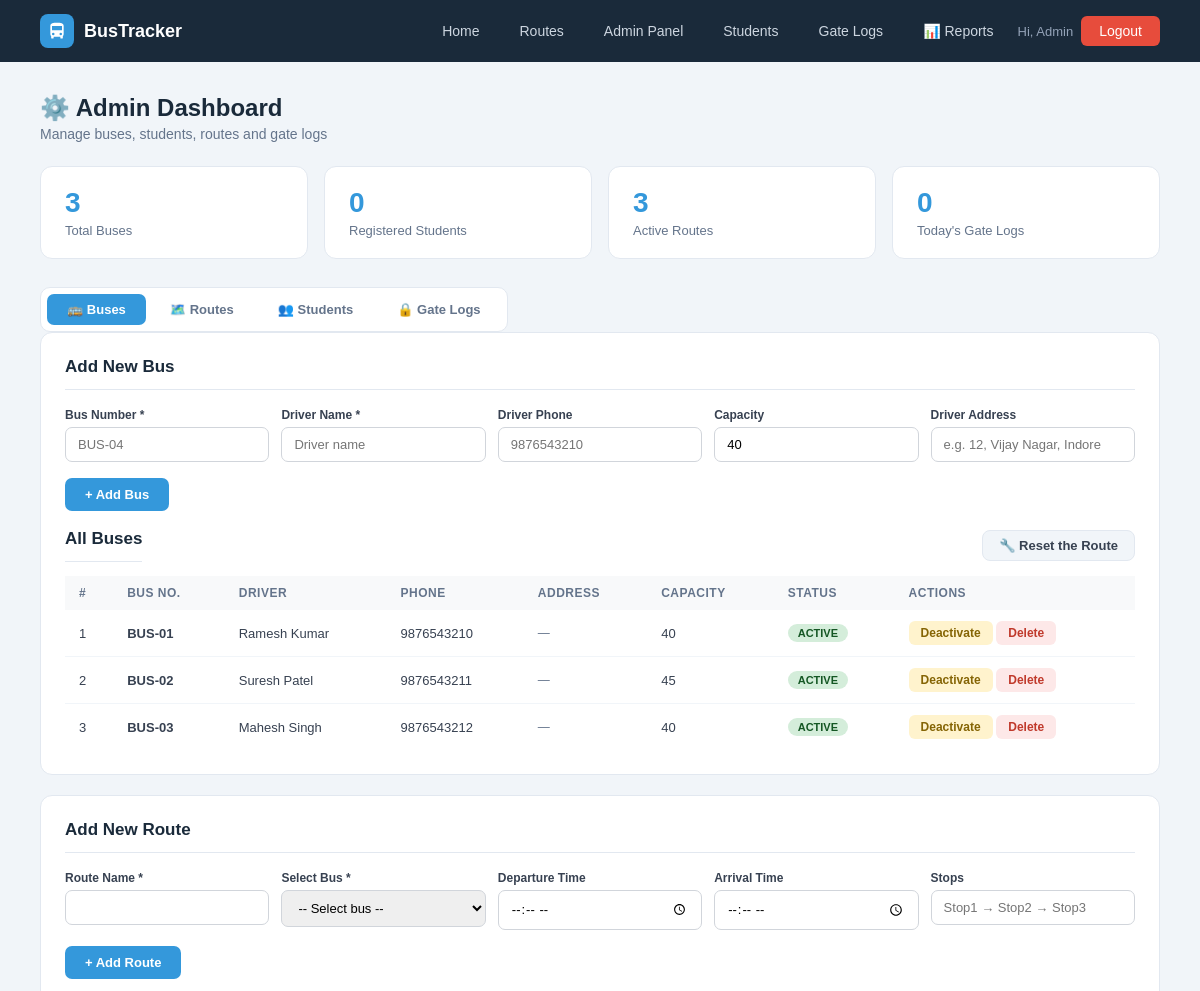
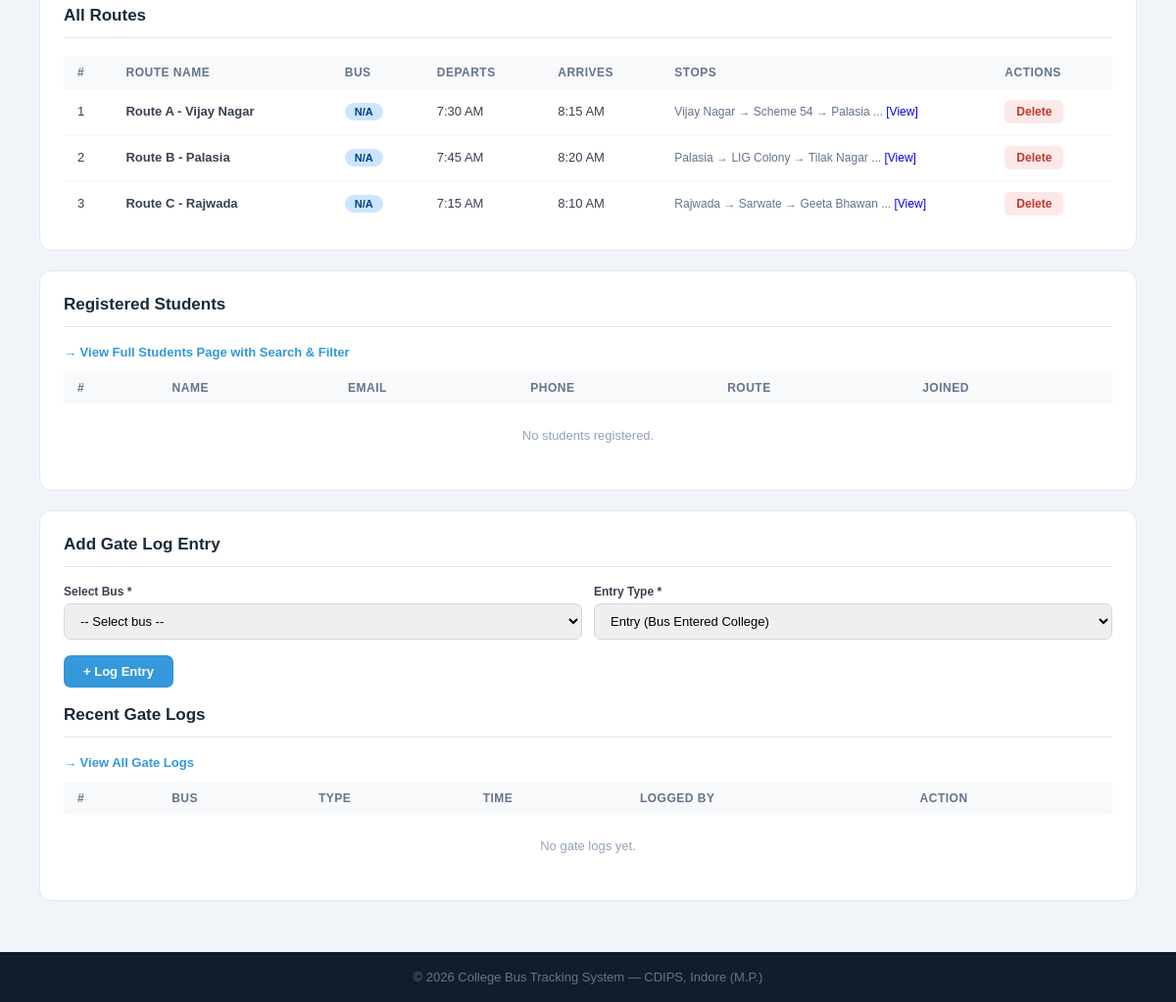
Page /admin (signed in) on the earlier database version (2 pictures, top to bottom).
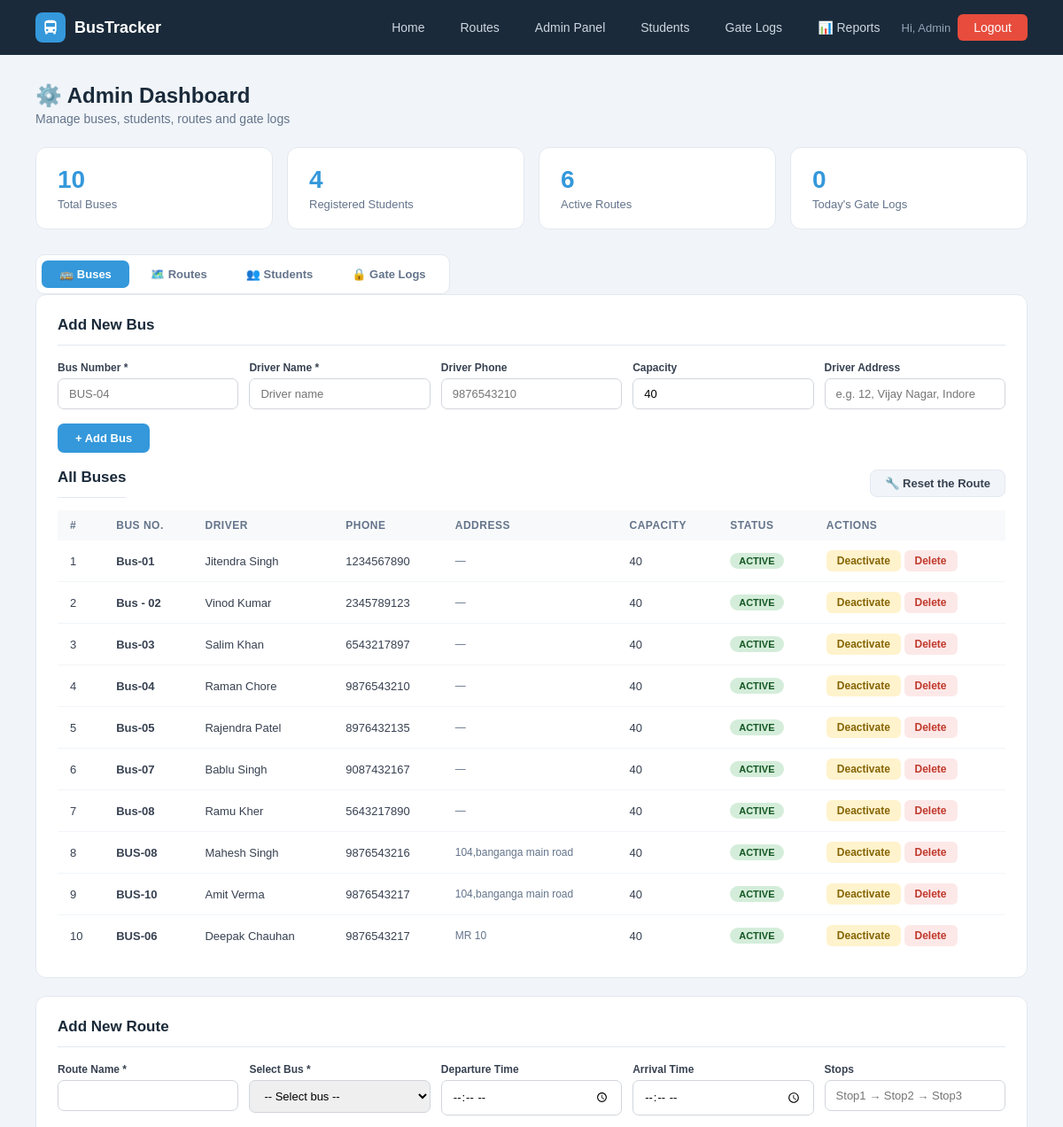
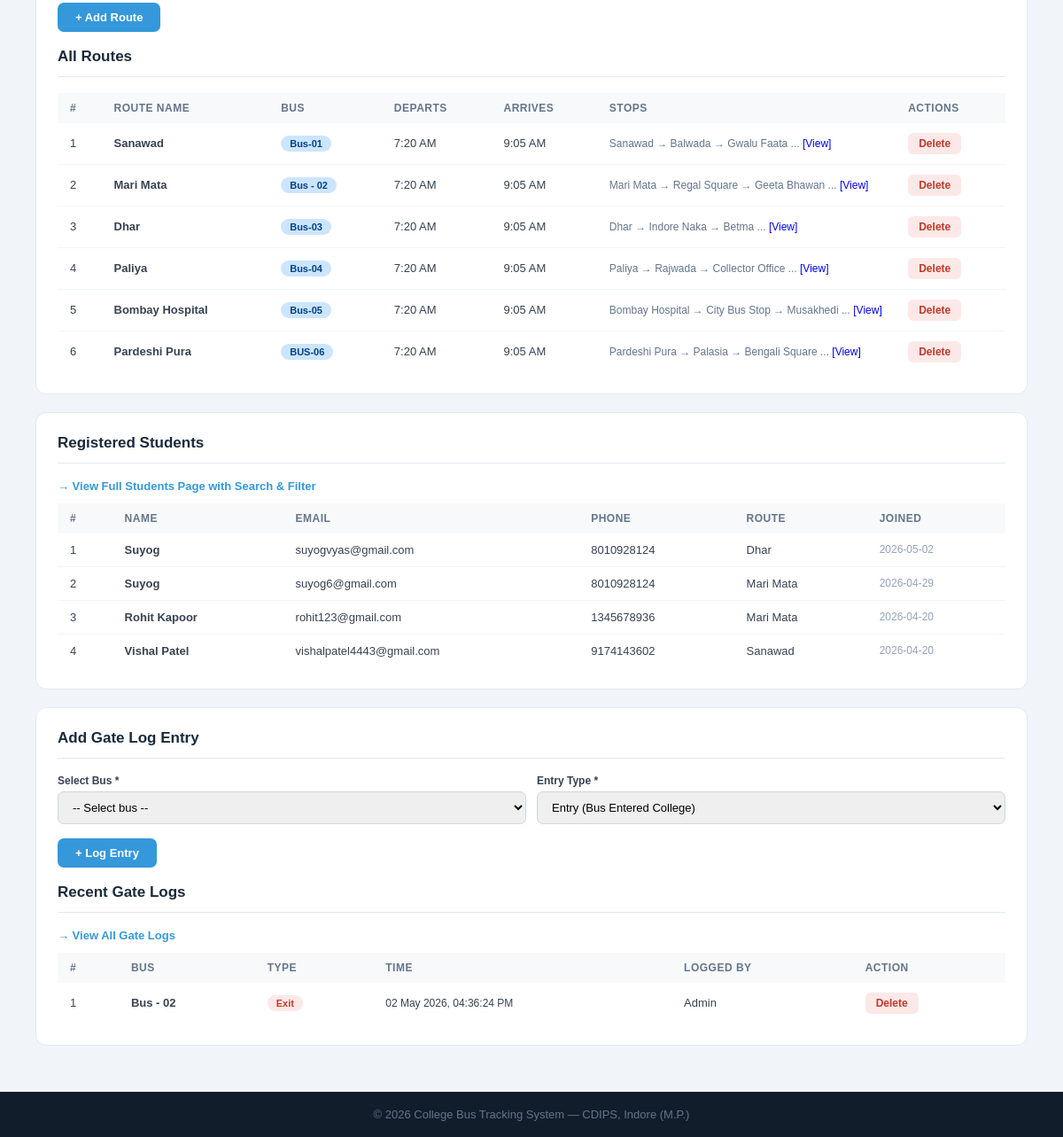
Same page on the later database version (2 pictures, top to bottom).
### tables this page shows
CREATE TABLE buses (
        id INTEGER PRIMARY KEY AUTOINCREMENT,
        bus_number TEXT UNIQUE NOT NULL, driver_name TEXT NOT NULL,
        driver_phone TEXT, capacity INTEGER DEFAULT 40,
        status TEXT DEFAULT 'active',
        current_lat REAL DEFAULT 22.7196, current_lng REAL DEFAULT 75.8577, driver_address TEXT);

CREATE TABLE routes (
        id INTEGER PRIMARY KEY AUTOINCREMENT,
        route_name TEXT NOT NULL, bus_id INTEGER,
        start_point TEXT, end_point TEXT,
        departure_time TEXT, arrival_time TEXT, stops TEXT, original_bus_id INTEGER,
        FOREIGN KEY(bus_id) REFERENCES buses(id));

CREATE TABLE gate_logs (
        id INTEGER PRIMARY KEY AUTOINCREMENT,
        bus_id INTEGER, bus_number TEXT, entry_type TEXT,
        log_time TIMESTAMP DEFAULT CURRENT_TIMESTAMP,
        noted_by TEXT DEFAULT 'System',
        FOREIGN KEY(bus_id) REFERENCES buses(id));

CREATE TABLE users (
        id INTEGER PRIMARY KEY AUTOINCREMENT,
        name TEXT NOT NULL, email TEXT UNIQUE NOT NULL,
        password TEXT NOT NULL, role TEXT DEFAULT 'student',
        phone TEXT, route_id INTEGER,
        created_at TIMESTAMP DEFAULT CURRENT_TIMESTAMP);

### app.py (the view)
@app.route('/admin')
@admin_required
def admin_dashboard():
    db = get_db()
    buses    = db.execute("SELECT * FROM buses").fetchall()
    students = db.execute('''SELECT u.*,r.route_name FROM users u
                             LEFT JOIN routes r ON u.route_id=r.id
                             WHERE u.role='student' ORDER BY u.created_at DESC''').fetchall()
    routes   = db.execute("SELECT r.*,b.bus_number FROM routes r LEFT JOIN buses b ON r.bus_id=b.id").fetchall()
    logs     = db.execute("SELECT * FROM gate_logs ORDER BY log_time DESC LIMIT 15").fetchall()
    stats = dict(
        total_buses=db.execute("SELECT COUNT(*) FROM buses").fetchone()[0],
        total_students=db.execute("SELECT COUNT(*) FROM users WHERE role='student'").fetchone()[0],
        total_routes=db.execute("SELECT COUNT(*) FROM routes").fetchone()[0],
        today_logs=db.execute("SELECT COUNT(*) FROM gate_logs WHERE DATE(log_time)=DATE('now')").fetchone()[0])
    db.close(); return render_template('admin.html', buses=buses, students=students, routes=routes, logs=logs, stats=stats)

### app.py (called while the page is built, shortened)
def get_db():
    conn = sqlite3.connect(DB)
    conn.row_factory = sqlite3.Row
    return conn

def admin_required(f):
    @wraps(f)
    def dec(*a, **kw):
        if 'admin' not in session:
            flash('Admin access required.', 'error')
            return redirect(url_for('admin_login'))
        return f(*a, **kw)
    return dec

@app.context_processor
def inject_notifications():
    return dict(notifications=[], unread_count=0)

### templates/admin.html (shortened to what the changed rows need)
{% extends "base.html" %}
{% block content %}
<div class="page">
    <div class="page-header">
        <div style="display:flex;gap:12px;align-items:flex-start;flex-wrap:wrap;justify-content:space-between;">
            <div>
                <h1>⚙️ Admin Dashboard</h1>
            </div>
        </div>
    </div>
    <div class="stat-cards">
        <div class="stat-card"><div class="num">{{ stats.total_buses }}</div><div class="lbl">Total Buses</div></div>
        <div class="stat-card"><div class="num">{{ stats.total_students }}</div><div class="lbl">Registered Students</div></div>
        <div class="stat-card"><div class="num">{{ stats.total_routes }}</div><div class="lbl">Active Routes</div></div>
    </div>
    <div class="tab-wrap">
        <div class="tab-contents">
            <div class="panel" id="content-buses">
                <h2>Add New Bus</h2>
                <br>
                <div style="display:flex;align-items:center;justify-content:space-between;margin-bottom:14px;">
                    <h2 style="margin:0;">All Buses</h2>
                </div>
                <table>
                    <thead><tr><th>#</th><th>Bus No.</th><th>Driver</th><th>Phone</th><th>Address</th><th>Capacity</th><th>Status</th><th>Actions</th></tr></thead>
                    <tbody>
                    {% for b in buses %}
                    <tr>
                        <td>{{ loop.index }}</td>
                        <td><b>{{ b.bus_number }}</b></td>
                        <td>{{ b.driver_name }}</td>
                        <td>{{ b.driver_phone or '—' }}</td>
                        <td style="font-size:12px;color:#64748b;max-width:160px;">{{ b.driver_address or '—' }}</td>
                        <td>{{ b.capacity }}</td>
                        <td><span class="badge {{ 'badge-green' if b.status=='active' else 'badge-red' }}">{{ b.status.upper() }}</span></td>
                        <td>
                            {% if b.status == 'active' %}
                            <a href="{{ url_for('bus_status', bid=b.id, status='inactive') }}" class="btn-sm btn-warning">Deactivate</a>
                            {% else %}
                            <a href="{{ url_for('bus_status', bid=b.id, status='active') }}" class="btn-sm btn-success">Activate</a>
                            {% endif %}
                            <a href="{{ url_for('delete_bus', bid=b.id) }}" class="btn-sm btn-danger">Delete</a>
                        </td>
                    </tr>
                    {% else %}
                    <tr><td colspan="7" style="text-align:center;color:#94a3b8;padding:24px">No buses found.</td></tr>
                    {% endfor %}
                    </tbody>
                </table>
            </div>
           <div class="panel" id="content-routes">
             <h2>Add New Route</h2>
            <br>
             <h2>All Routes</h2>
             <table>
                <thead>
                    <tr>
                        <th>#</th>
                        <th>Route Name</th>
                        <th>Bus</th>
                        <th>Departs</th>
                        <th>Arrives</th>
                        <th>Stops</th>
                        <th>Actions</th>
                    </tr>
                </thead>
                <tbody>
                    {% for r in routes %}
                    <tr>
                        <td>{{ loop.index }}</td>
                        <td><b>{{ r.route_name }}</b></td>
                        <td><span class="badge badge-blue">{{ r.bus_number or 'N/A' }}</span></td>
                        <td>
                            {% if r.departure_time %}
                                {{ (r.departure_time[:2]|int % 12 or 12) }}:{{ r.departure_time[3:] }}
                                {{ 'AM' if r.departure_time[:2]|int < 12 else 'PM' }}
                            {% else %}
                                 —
                            {% endif %}
                        </td>
                        <td>
                            {% if r.arrival_time %}
                                {{ (r.arrival_time[:2]|int % 12 or 12) }}:{{ r.arrival_time[3:] }}
                                {{ 'AM' if r.arrival_time[:2]|int < 12 else 'PM' }}
                            {% else %}
                               —
                            {% endif %}
                        </td>
                        <td style="max-width:240px;font-size:12px;color:#64748b">
                        {% if r.stops %}
                        {% set stop_list = r.stops.replace(',','→').split('→') %}
                        {{ stop_list[0].strip() }}
                        {% if stop_list|length > 1 %} → {{ stop_list[1].strip() }}{% endif %}
                        {% if stop_list|length > 2 %} → {{ stop_list[2].strip() }}{% endif %}
                        {% if stop_list|length > 3 %}
                            ...
                            <a href="#" onclick="alert(`{{ r.stops }}`)">[View]</a>
                        {% endif %}
                {% else %}
                    —
                {% endif %}
            </td>
            <td>
                <a href="{{ url_for('delete_route', rid=r.id) }}"
                   onclick="return confirm('Are you sure you want to delete this route?')"
                   class="btn-sm btn-danger">
                   Delete
                </a>
            </td>
        </tr>
        {% else %}
        <tr>
            <td colspan="7" style="text-align:center;color:#94a3b8;padding:24px">
                No routes found.
            </td>
        </tr>
        {% endfor %}
        </tbody>
    </table>
</div>
            <div class="panel" id="content-students">
                <h2>Registered Students</h2>
                <table>
                    <thead><tr><th>#</th><th>Name</th><th>Email</th><th>Phone</th><th>Route</th><th>Joined</th></tr></thead>
                    <tbody>
                    {% for s in students[:10] %}
                    <tr>
                        <td>{{ loop.index }}</td>
                        <td><b>{{ s.name }}</b></td>
                        <td>{{ s.email }}</td>
                        <td>{{ s.phone or '—' }}</td>
                        <td>{{ s.route_name or '—' }}</td>
                        <td style="font-size:12px;color:#94a3b8">{{ s.created_at[:10] if s.created_at else '—' }}</td>
                    </tr>
                    {% else %}
                    <tr><td colspan="6" style="text-align:center;color:#94a3b8;padding:24px">No students registered.</td></tr>
                    {% endfor %}
                    </tbody>
                </table>
            </div>
            <div class="panel" id="content-logs">
                <h2>Add Gate Log Entry</h2>
                <br>
                <h2>Recent Gate Logs</h2>
                <table>
                    <thead><tr><th>#</th><th>Bus</th><th>Type</th><th>Time</th><th>Logged By</th><th>Action</th></tr></thead>
                    <tbody>
                    {% for l in logs %}
                    <tr>
                        <td>{{ loop.index }}</td>
                        <td><b>{{ l.bus_number }}</b></td>
                        <td><span class="badge {{ 'badge-in' if l.entry_type=='Entry' else 'badge-out' }}">{{ l.entry_type }}</span></td>
                        <td style="font-size:12px">{{ l.log_time }}</td>
                        <td>{{ l.noted_by }}</td>
                        <td>
                            <a href="{{ url_for('delete_gate_log', lid=l.id) }}"
                               onclick="return confirm('Delete this gate log entry?')"
                               class="btn-sm btn-danger">Delete</a>
                        </td>
                    </tr>
                    {% else %}
                    <tr><td colspan="6" style="text-align:center;color:#94a3b8;padding:24px">No gate logs yet.</td></tr>
                    {% endfor %}
                    </tbody>
                </table>
            </div>
        </div>
    </div>
</div>
{% endblock %}

### templates/base.html (shortened to what this page needs)
<!DOCTYPE html>
<html lang="en">
<head>
    <link rel="stylesheet" href="{{ url_for('static', filename='css/style.css') }}">
</head>
<body>
<nav>
    <div class="nav-logo">
        <div class="nav-logo-icon">
            <svg viewBox="0 0 24 24"><path d="M4 16c0 .88.39 1.67 1 2.22V20a1 1 0 001 1h1a1 1 0 001-1v-1h8v1a1 1 0 001 1h1a1 1 0 001-1v-1.78c.61-.55 1-1.34 1-2.22V6c0-3.5-3.58-4-8-4S4 2.5 4 6v10zm3.5 1a1.5 1.5 0 110-3 1.5 1.5 0 010 3zm9 0a1.5 1.5 0 110-3 1.5 1.5 0 010 3zM6 6h12v5H6V6z"/></svg>
        </div>
        <span>BusTracker</span>
    </div>
    <div class="nav-links">
        <a href="{{ url_for('home') }}">Home</a>
        <a href="{{ url_for('routes_page') }}">Routes</a>
        {% if 'admin' in session or 'student' in session %}
            {% if 'admin' in session %}
                <a href="{{ url_for('admin_dashboard') }}">Admin Panel</a>
                <a href="{{ url_for('students_list') }}">Students</a>
                <a href="{{ url_for('gate_logs_page') }}">Gate Logs</a>
                <a href="{{ url_for('admin_reports') }}">📊 Reports</a>
            {% endif %}
            <span style="color:#94a3b8;font-size:13px">
                Hi,
                {% if 'admin' in session %}
                {{ session['admin']['name'] }}
                {% else %}
                {{ session['student']['name'] }}
                {% endif %}
            </span>
            {% if 'admin' in session %}
            <a href="/logout/admin" class="btn-danger">Logout</a>
            {% else %}
            <a href="/logout/student" class="btn-danger">Logout</a>
            {% endif %}
        {% endif %}
    </div>
</nav>
{% block content %}{% endblock %}
<footer><p>© 2026 College Bus Tracking System — CDIPS, Indore (M.P.)</p></footer>
</body>
</html>

Differences in the rows shown:
removed buses: bus_number "BUS-01", driver_name "Ramesh Kumar", driver_phone "9876543210", driver_address "—", capacity "40", status "ACTIVE"
removed routes: route_name "Route A - Vijay Nagar", bus_number "N/A", (r.departure_time[:2]|int%12or12) "7", departure_time "30", departure_time "AM", (r.arrival_time[:2]|int%12or12) "8", arrival_time "15", arrival_time "AM", start_point "Vijay Nagar", stop_list "Scheme 54", stop_list "Palasia"
removed routes: route_name "Route B - Palasia", bus_number "N/A", (r.departure_time[:2]|int%12or12) "7", departure_time "45", departure_time "AM", (r.arrival_time[:2]|int%12or12) "8", arrival_time "20", arrival_time "AM", start_point "Palasia", stop_list "LIG Colony", stop_list "Tilak Nagar"
removed routes: route_name "Route C - Rajwada", bus_number "N/A", (r.departure_time[:2]|int%12or12) "7", departure_time "15", departure_time "AM", (r.arrival_time[:2]|int%12or12) "8", arrival_time "10", arrival_time "AM", start_point "Rajwada", stop_list "Sarwate", stop_list "Geeta Bhawan"
added gate_logs: admin.name "Admin", bus_number "Bus - 02", entry_type "Exit", log_time "02 May 2026, 04:36:24 PM", noted_by "Admin"
changed buses: bus_number "BUS-02" → "Bus-01"; driver_name "Suresh Patel" → "Jitendra Singh"; driver_phone "9876543211" → "1234567890"; capacity "45" → "40"
changed buses: bus_number "BUS-03" → "Bus - 02"; driver_name "Mahesh Singh" → "Vinod Kumar"; driver_phone "9876543212" → "2345789123"
added buses: bus_number "Bus-03", driver_name "Salim Khan", driver_phone "6543217897", driver_address "—", capacity "40", status "ACTIVE"
added buses: bus_number "Bus-04", driver_name "Raman Chore", driver_phone "9876543210", driver_address "—", capacity "40", status "ACTIVE"
added buses: bus_number "Bus-05", driver_name "Rajendra Patel", driver_phone "8976432135", driver_address "—", capacity "40", status "ACTIVE"
added buses: bus_number "Bus-07", driver_name "Bablu Singh", driver_phone "9087432167", driver_address "—", capacity "40", status "ACTIVE"
added buses: bus_number "Bus-08", driver_name "Ramu Kher", driver_phone "5643217890", driver_address "—", capacity "40", status "ACTIVE"
added buses: bus_number "BUS-08", driver_name "Mahesh Singh", driver_phone "9876543216", driver_address "104,banganga main road", capacity "40", status "ACTIVE"
added buses: bus_number "BUS-10", driver_name "Amit Verma", driver_phone "9876543217", driver_address "104,banganga main road", capacity "40", status "ACTIVE"
added buses: bus_number "BUS-06", driver_name "Deepak Chauhan", driver_phone "9876543217", driver_address "MR 10", capacity "40", status "ACTIVE"
added routes: route_name "Sanawad", bus_number "Bus-01", (r.departure_time[:2]|int%12or12) "7", departure_time "20", departure_time "AM", (r.arrival_time[:2]|int%12or12) "9", arrival_time "05", arrival_time "AM", stop_list "Sanawad", stop_list "Balwada", stop_list "Gwalu Faata"
added routes: route_name "Mari Mata", bus_number "Bus - 02", (r.departure_time[:2]|int%12or12) "7", departure_time "20", departure_time "AM", (r.arrival_time[:2]|int%12or12) "9", arrival_time "05", arrival_time "AM", stop_list "Mari Mata", stop_list "Regal Square", stop_list "Geeta Bhawan"
added routes: route_name "Dhar", bus_number "Bus-03", (r.departure_time[:2]|int%12or12) "7", departure_time "20", departure_time "AM", (r.arrival_time[:2]|int%12or12) "9", arrival_time "05", arrival_time "AM", stop_list "Dhar", stop_list "Indore Naka", stop_list "Betma"
added routes: route_name "Paliya", bus_number "Bus-04", (r.departure_time[:2]|int%12or12) "7", departure_time "20", departure_time "AM", (r.arrival_time[:2]|int%12or12) "9", arrival_time "05", arrival_time "AM", stop_list "Paliya", stop_list "Rajwada", stop_list "Collector Office"
added routes: route_name "Bombay Hospital", bus_number "Bus-05", (r.departure_time[:2]|int%12or12) "7", departure_time "20", departure_time "AM", (r.arrival_time[:2]|int%12or12) "9", arrival_time "05", arrival_time "AM", stop_list "Bombay Hospital", stop_list "City Bus Stop", stop_list "Musakhedi"
added routes: route_name "Pardeshi Pura", bus_number "BUS-06", (r.departure_time[:2]|int%12or12) "7", departure_time "20", departure_time "AM", (r.arrival_time[:2]|int%12or12) "9", arrival_time "05", arrival_time "AM", stop_list "Pardeshi Pura", stop_list "Palasia", stop_list "Bengali Square"
added users: name "Suyog", email "suyogvyas@gmail.com", phone "8010928124", route_name "Dhar", created_at "2026-05-02"
added users: name "Suyog", email "suyog6@gmail.com", phone "8010928124", route_name "Mari Mata", created_at "2026-04-29"
added users: name "Rohit Kapoor", email "rohit123@gmail.com", phone "1345678936", route_name "Mari Mata", created_at "2026-04-20"
added users: name "Vishal Patel", email "vishalpatel4443@gmail.com", phone "9174143602", route_name "Sanawad", created_at "2026-04-20"
Other differences:
{{ stats.total_buses }}: "3" → "10"
{{ stats.total_students }}: "0" → "4"
{{ stats.total_routes }}: "3" → "6"
{{ session['admin']['name'] }}: "Admin" → (not shown)
text no longer shown: "No students registered. No gate logs yet."
